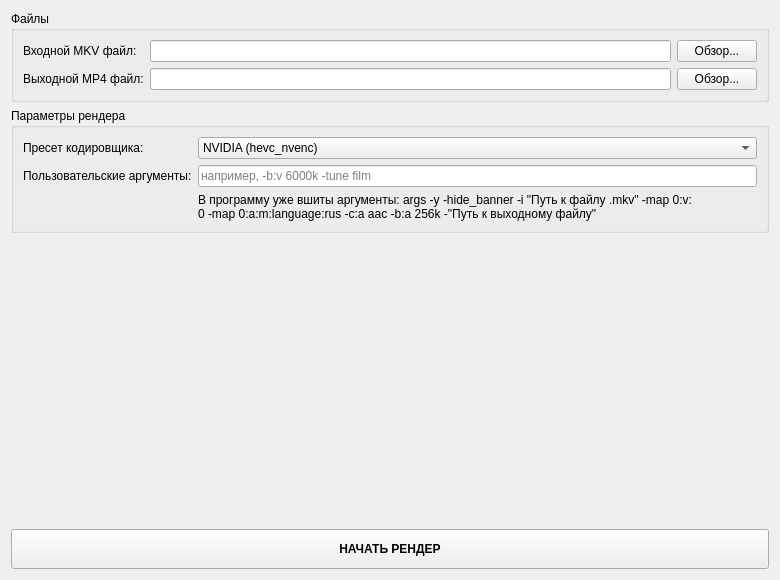
<?xml version="1.0" encoding="UTF-8"?>
<ui version="4.0">
 <class>ManualRenderWidget</class>
 <widget class="QWidget" name="ManualRenderWidget">
  <property name="geometry">
   <rect>
    <x>0</x>
    <y>0</y>
    <width>780</width>
    <height>580</height>
   </rect>
  </property>
  <layout class="QVBoxLayout" name="verticalLayout">
   <item>
    <widget class="QGroupBox" name="groupBox">
     <property name="title">
      <string>Файлы</string>
     </property>
     <layout class="QFormLayout" name="formLayout">
      <item row="0" column="0">
       <widget class="QLabel" name="label">
        <property name="text">
         <string>Входной MKV файл:</string>
        </property>
       </widget>
      </item>
      <item row="0" column="1">
       <layout class="QHBoxLayout" name="horizontalLayout">
        <item>
         <widget class="QLineEdit" name="inputMkvPathEdit"/>
        </item>
        <item>
         <widget class="QPushButton" name="browseInputButton">
          <property name="text">
           <string>Обзор...</string>
          </property>
         </widget>
        </item>
       </layout>
      </item>
      <item row="1" column="0">
       <widget class="QLabel" name="label_2">
        <property name="text">
         <string>Выходной MP4 файл:</string>
        </property>
       </widget>
      </item>
      <item row="1" column="1">
       <layout class="QHBoxLayout" name="horizontalLayout_2">
        <item>
         <widget class="QLineEdit" name="outputMp4PathEdit"/>
        </item>
        <item>
         <widget class="QPushButton" name="browseOutputButton">
          <property name="text">
           <string>Обзор...</string>
          </property>
         </widget>
        </item>
       </layout>
      </item>
     </layout>
    </widget>
   </item>
   <item>
    <widget class="QGroupBox" name="groupBox_2">
     <property name="title">
      <string>Параметры рендера</string>
     </property>
     <layout class="QGridLayout" name="gridLayout">
      <item row="0" column="0">
       <widget class="QLabel" name="label_3">
        <property name="text">
         <string>Пресет кодировщика:</string>
        </property>
       </widget>
      </item>
      <item row="0" column="1">
       <widget class="QComboBox" name="renderPresetComboBox">
        <item>
         <property name="text">
          <string>NVIDIA (hevc_nvenc)</string>
         </property>
        </item>
        <item>
         <property name="text">
          <string>Intel (hevc_qsv)</string>
         </property>
        </item>
        <item>
         <property name="text">
          <string>CPU (libx265 - медленно)</string>
         </property>
        </item>
       </widget>
      </item>
      <item row="1" column="0">
       <widget class="QLabel" name="label_4">
        <property name="text">
         <string>Пользовательские аргументы:</string>
        </property>
       </widget>
      </item>
      <item row="1" column="1">
       <widget class="QLineEdit" name="extraArgsEdit">
        <property name="placeholderText">
         <string>например, -b:v 6000k -tune film</string>
        </property>
       </widget>
      </item>
      <item row="2" column="1">
       <widget class="QLabel" name="label_5">
        <property name="maximumSize">
         <size>
          <width>500</width>
          <height>100</height>
         </size>
        </property>
        <property name="text">
         <string>В программу уже вшиты аргументы: args -y -hide_banner -i &quot;Путь к файлу .mkv&quot; -map 0:v:0 -map 0:a:m:language:rus -c:a aac -b:a 256k -&quot;Путь к выходному файлу&quot;</string>
        </property>
        <property name="wordWrap">
         <bool>true</bool>
        </property>
       </widget>
      </item>
     </layout>
    </widget>
   </item>
   <item>
    <spacer name="verticalSpacer">
     <property name="orientation">
      <enum>Qt::Orientation::Vertical</enum>
     </property>
     <property name="sizeHint" stdset="0">
      <size>
       <width>20</width>
       <height>40</height>
      </size>
     </property>
    </spacer>
   </item>
   <item>
    <widget class="QPushButton" name="renderButton">
     <property name="minimumSize">
      <size>
       <width>0</width>
       <height>40</height>
      </size>
     </property>
     <property name="font">
      <font>
       <bold>true</bold>
      </font>
     </property>
     <property name="text">
      <string>НАЧАТЬ РЕНДЕР</string>
     </property>
    </widget>
   </item>
  </layout>
 </widget>
 <resources/>
 <connections/>
</ui>
